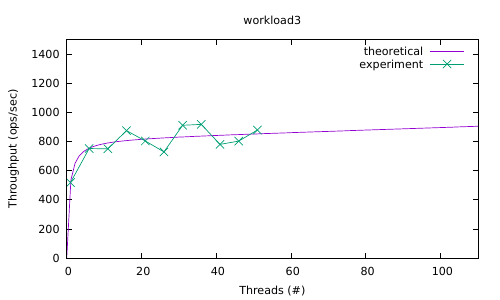

Reproduce this figure in gnuplot.
set terminal pdf
set output './workloads/workload3/workload3.pdf'
set xlabel 'Threads (#)'
set ylabel 'Throughput (ops/sec)'
set title 'workload3'
lambda = 515.4713815963
delta = 0.6238619550
kappa = -0.0005258340
usl(x) = (lambda*x)/(1 + delta*(x-1) + kappa*x*(x-1))
plot [0:110] [0:1500] usl(x) title 'theoretical', './workloads/workload3/results-throughput.dat' using ($1):($2) title 'experiment' with linespoints
set xlabel 'Threads (#)'
set ylabel 'Latency (ms)'
set title 'workload3 latency'
plot './workloads/workload3/results-latency-read.dat' using ($1):($2 / 1000) title 'read' with linespoints,'./workloads/workload3/results-latency-update.dat' using ($1):($2 / 1000) title 'update' with linespoints,'./workloads/workload3/results-latency-scan.dat' using ($1):($2 / 1000) title 'scan' with linespoints,'./workloads/workload3/results-latency-insert.dat' using ($1):($2 / 1000) title 'insert' with linespoints